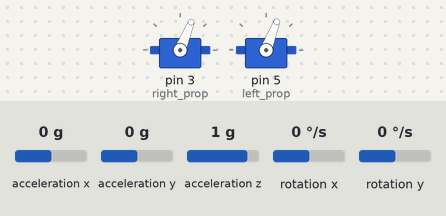
This sketch was run on a simulated Arduino Uno, built with avr-gcc and run on an emulated ATmega328P. On the bench: 2 × servo. Wiring (inferred from the names in the program): MPU-6050 motion sensor at I2C address 0x68. The inputs (shaded band) are chosen by the test bench; at power-on: acceleration x 0 g, acceleration y 0 g, acceleration z 1 g, rotation x 0 °/s, rotation y 0 °/s. What the sketch prints to the serial monitor is not drawn.

Above: at 8.2 s.
8.3 s: acceleration x set to -1.4 g
At 8.9 s:
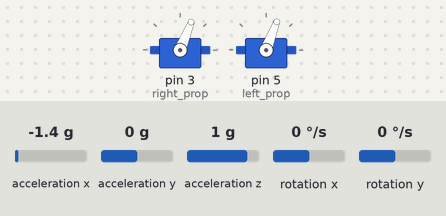
9.8 s: acceleration x set to 0.8 g
At 10.1 s:
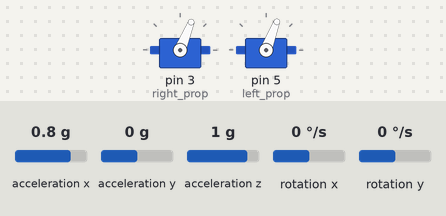
11.3 s: acceleration x set to -0.8 g
At 60.7 s:
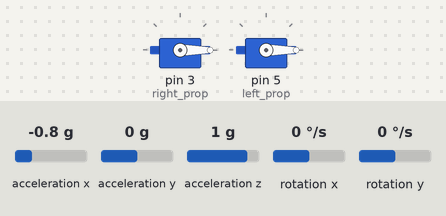
Timing chart, 0 to 61.5 s (numbered marks = the images above; inputs shaded):
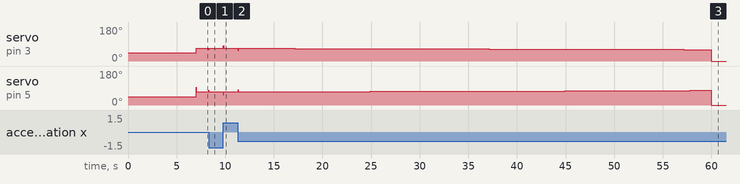

The sketch:

Edit_PID_balance_arduino.ino
```cpp
#include <Wire.h>
#include <Servo.h>
int i =0 ;
byte data =0;
Servo right_prop;
Servo left_prop;

/*MPU-6050 gives you 16 bits data so you have to create some 16int constants
 * to store the data for accelerations and gyro*/

int16_t Acc_rawX, Acc_rawY, Acc_rawZ,Gyr_rawX, Gyr_rawY, Gyr_rawZ;


float Acceleration_angle[2];
float Gyro_angle[2];
float Total_angle[2];


float elapsedTime, time, timePrev;

float rad_to_deg = 180/3.141592654;

float PID, pwmLeft, pwmRight, error, previous_error;
float pid_p=0;
float pid_i=0;
float pid_d=0;
/////////////////PID CONSTANTS/////////////////
double kp= 1.1;//0.8; //// 4.17;        //3.00;//3.55
double ki=0.004; //0.003;//0.001; //0.005;       //0.005;//0.003
double kd=0.8; //1 ;//0.3;   //13 ;        //5.05;//2.05
///////////////////////////////////////////////

double throttle=1250; //initial value of throttle to the motors
float desired_angle = 0; //This is the angle in which we whant the
                         //balance to stay steady


void setup() {
  Wire.begin(); //begin the wire comunication
  Wire.beginTransmission(0x68);
  Wire.write(0x6B);
  Wire.write(0);
  Wire.endTransmission(true);
  Serial.begin(57600);
  right_prop.attach(3); //attatch the right motor to pin 3
  left_prop.attach(5);  //attatch the left motor to pin 5

  time = millis(); //Start counting time in milliseconds
  left_prop.writeMicroseconds(1000);
  right_prop.writeMicroseconds(1000);
  delay(7000); /*Give some delay, 7s, to have time to connect
                *the propellers and let everything start up*/
}//end of setup void
void loop() {
/////////////////////////////I M U/////////////////////////////////////
   // timePrev = time;  // the previous time is stored before the actual time read
   // time = millis();  // actual time read
   // elapsedTime = (time - timePrev) / 1000;
    /////////// vong PID loop nay se dc goi ra 10ms 1 lan. no se tinh goc lech va PID
    if(millis() - timePrev >=10)
    {
     Wire.beginTransmission(0x68);
     Wire.write(0x3B); //Ask for the 0x3B register- correspond to AcX
     Wire.endTransmission(false);
     Wire.requestFrom(0x68,6,true);
     Acc_rawX=Wire.read()<<8|Wire.read(); //each value needs two registres
     Acc_rawY=Wire.read()<<8|Wire.read();
     Acc_rawZ=Wire.read()<<8|Wire.read();

     /*---X---*/
  //   Acceleration_angle[0] = atan((Acc_rawY/16384.0)/sqrt(pow((Acc_rawX/16384.0),2) + pow((Acc_rawZ/16384.0),2)))*rad_to_deg;
     /*---Y---*/
     Acceleration_angle[1] = atan(-1*(Acc_rawX/16384.0)/sqrt(pow((Acc_rawY/16384.0),2) + pow((Acc_rawZ/16384.0),2)))*rad_to_deg;

   Wire.beginTransmission(0x68);
   Wire.write(0x43); //Gyro data first adress
   Wire.endTransmission(false);
   Wire.requestFrom(0x68,4,true); //Just 4 registers

   Gyr_rawX=Wire.read()<<8|Wire.read(); //Once again we shif and sum
   Gyr_rawY=Wire.read()<<8|Wire.read();
   /*---X---*/
//   Gyro_angle[0] = Gyr_rawX/131.0;
   /*---Y---*/
   Gyro_angle[1] = Gyr_rawY/131.0;
   /*---X axis angle---*/
//   Total_angle[0] = 0.98 *(Total_angle[0] + Gyro_angle[0]*elapsedTime) + 0.02*Acceleration_angle[0];
   /*---Y axis angle---*/
   Total_angle[1] = 0.98 *(Total_angle[1] + Gyro_angle[1]*0,04) + 0.02*Acceleration_angle[1];

   /*Now we have our angles in degree and values from -10Âº0 to 100Âº aprox*/
    Serial.println(Total_angle[1]);

error = Total_angle[1] - desired_angle;

pid_p = kp*error;

if(-3 <error <3)
{
  pid_i = pid_i+(ki*error);
}
pid_d = kd*((error - previous_error)/0.01);

/*The final PID values is the sum of each of this 3 parts*/
PID = pid_p + pid_i + pid_d;

if(PID < -1000)
{
  PID=-1000;
}
if(PID > 1000)
{
  PID=1000;
}

pwmLeft = throttle + PID;
pwmRight = throttle - PID;

//Right
if(pwmRight < 1000)
{
  pwmRight= 1000;
}
if(pwmRight > 1500)
{
  pwmRight=1500;
}
//Left
if(pwmLeft < 1000)
{
  pwmLeft= 1000;
}
if(pwmLeft > 1500)
{
  pwmLeft=1500;
}
timePrev = millis();
previous_error = error;
    }
///////////// DK dong co///////////////////
if(millis()<=60000)
   {
  left_prop.writeMicroseconds(pwmLeft);
  right_prop.writeMicroseconds(pwmRight);
   }
else {
  left_prop.writeMicroseconds(0);
  right_prop.writeMicroseconds(0);
  }
//previous_error = error; //Remember to store the previous error.

}//end of loop void
```

Measured:
- after the input at 8.3 s, servo on pin 3 (right_prop): 68° → 59° at once, → 68° 0.01 s later; servo on pin 5 (left_prop): 69° → 78° at once, → 69° 0.01 s later
- after the input at 9.8 s, servo on pin 3 (right_prop): 68° → 82° at once, → 68° 0.01 s later; servo on pin 5 (left_prop): 69° → 55° at once, → 69° 0.01 s later
